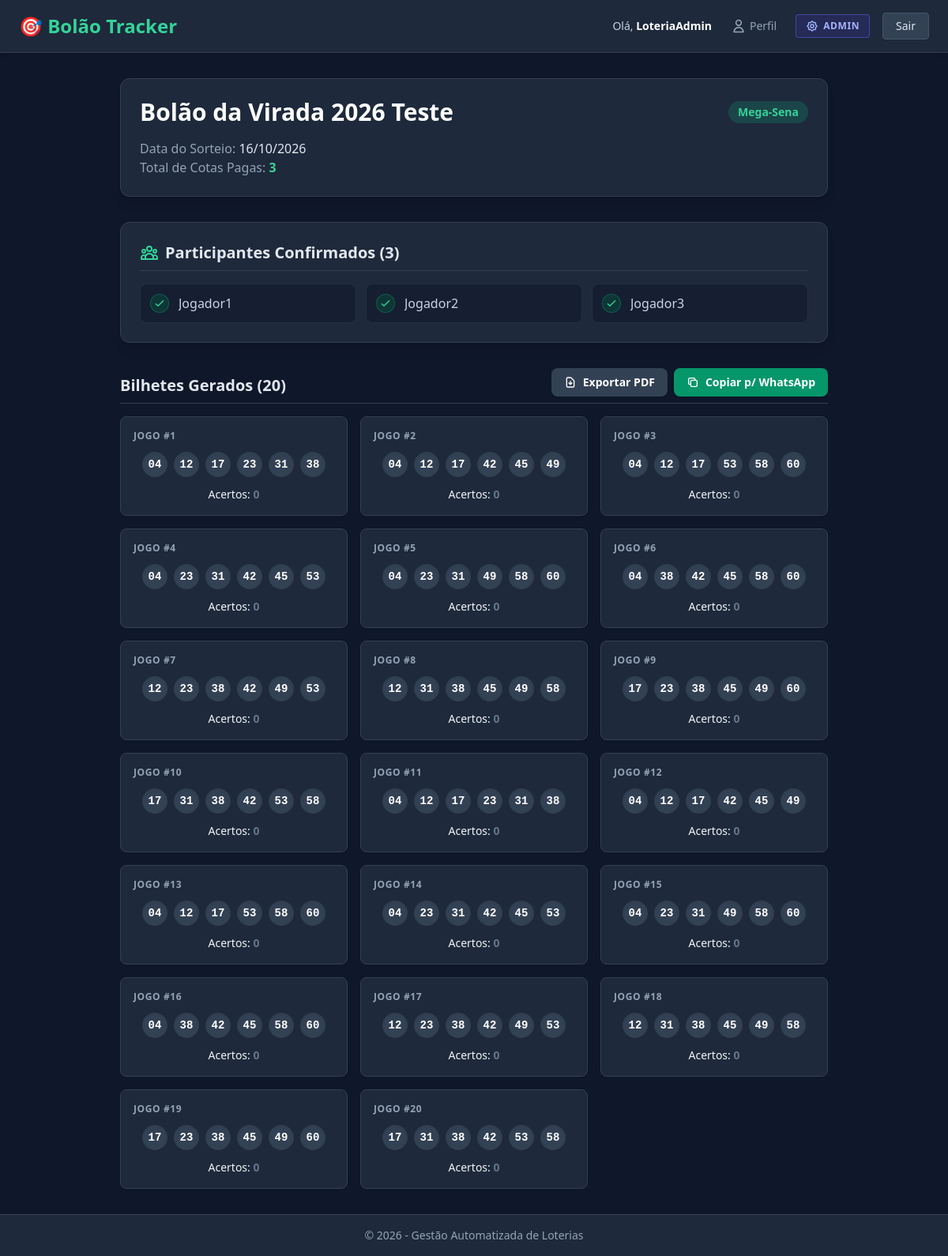
/bolao/1/ (signed in), run on the app's committed database.
### loteria/models.py (models this page shows, shortened)
class Bolao(models.Model):
    TIPO_CHOICES = [
        ('MEGA', 'Mega-Sena'),
        ('QUINA', 'Quina'),
    ]
    nome = models.CharField(max_length=100, help_text="Ex: Bolão da Virada 2026")
    tipo = models.CharField(max_length=10, choices=TIPO_CHOICES)
    dezenas_base = models.CharField(
        max_length=255,
        blank=True,
        null=True,
        help_text="Digite as dezenas escolhidas separadas por vírgula. Ex: 4, 12, 17, 23, 31, 38, 42, 45, 49, 53, 58, 60"
    )
    data_sorteio = models.DateField()
    concurso_alvo = models.CharField(max_length=10, blank=True, null=True)
    valor_cota = models.DecimalField(max_digits=10, decimal_places=2)
    encerrado = models.BooleanField(default=False)
    class Meta:
        verbose_name = "Bolão"
        verbose_name_plural = "Bolões"

class Cota(models.Model):
    bolao = models.ForeignKey(Bolao, on_delete=models.CASCADE, related_name='cotas')
    membro = models.ForeignKey(PerfilMembro, on_delete=models.CASCADE)
    pago = models.BooleanField(default=False)
    data_pagamento = models.DateTimeField(blank=True, null=True)

class PerfilMembro(models.Model):
    usuario = models.OneToOneField(User, on_delete=models.CASCADE)
    chave_pix = models.CharField(max_length=100, blank=True, null=True, help_text="Para receber a divisão do prêmio")
    telefone = models.CharField(max_length=20, blank=True, null=True)
    chave_pix = models.CharField(max_length=150, blank=True, null=True, help_text="Chave PIX para recebimento de prêmios")
    class Meta:
        verbose_name = "Perfil de Participante"
        verbose_name_plural = "Perfis de Participantes"

class JogoGerado(models.Model):
    bolao = models.ForeignKey(Bolao, on_delete=models.CASCADE, related_name='jogos')
    dezenas = models.CharField(max_length=100)
    acertos = models.IntegerField(default=0)
    premiado = models.BooleanField(default=False)
    class Meta:
        verbose_name = "Bilhete Gerado"
        verbose_name_plural = "Bilhetes Gerados"
    @property
    def dezenas_lista(self):
        return self.dezenas.split(',')

### loteria/views.py (the view, shortened to what this page needs)
# urls.py: path('bolao/<int:bolao_id>/', views.detalhe_bolao, name='detalhe_bolao'),
@login_required
def detalhe_bolao(request, bolao_id):
    bolao = get_object_or_404(Bolao, id=bolao_id)
    cota_usuario = Cota.objects.filter(membro__usuario=request.user, bolao=bolao).first()
    pix_copia_cola = None
    qr_code_b64 = None
    cotas_pagas = bolao.cotas.filter(pago=True).select_related('membro__usuario')
    jogos = bolao.jogos.all().order_by('-premiado', '-acertos')
    contexto = {
        'bolao': bolao,
        'cotas_pagas': cotas_pagas,
        'jogos': jogos,
        'cota_usuario': cota_usuario,
        'pix_copia_cola': pix_copia_cola, # <-- Adicione aqui
        'qr_code_b64': qr_code_b64,       # <-- Adicione aqui
    }
    return render(request, 'loteria/detalhe_bolao.html', contexto)

### loteria/templates/loteria/detalhe_bolao.html (shortened to what this page needs)
{% extends 'loteria/base.html' %}
{% block content %}
<div class="max-w-4xl mx-auto">
    <div class="bg-slate-800 rounded-xl p-6 shadow-lg mb-8 border border-slate-700">
        <div class="flex justify-between items-center mb-4">
            <h2 class="text-3xl font-extrabold text-white">{{ bolao.nome }}</h2>
            <span class="px-3 py-1 text-sm font-semibold rounded-full
                {% if bolao.encerrado %}bg-red-500/20 text-red-400{% else %}bg-emerald-500/20 text-emerald-400{% endif %}">
                {{ bolao.get_tipo_display }}
            </span>
        </div>
        <p class="text-slate-400">Data do Sorteio: <span class="text-slate-200">{{ bolao.data_sorteio|date:"d/m/Y" }}</span></p>
        <p class="text-slate-400">Total de Cotas Pagas: <span class="text-emerald-400 font-bold">{{ cotas_pagas|length }}</span></p>
    </div>
    <div class="mb-8 bg-slate-800 rounded-xl p-6 shadow-lg border border-slate-700">
        <h3 class="text-xl font-bold text-slate-200 mb-4 border-b border-slate-700 pb-2 flex items-center gap-2">
            Participantes Confirmados ({{ cotas_pagas|length }})
        </h3>
        {% if cotas_pagas %}
            <ul class="grid grid-cols-1 sm:grid-cols-2 md:grid-cols-3 gap-3">
                {% for cota in cotas_pagas %}
                    <li class="flex items-center gap-3 bg-slate-900/50 p-3 rounded-lg border border-slate-700/50">
                        <div class="flex-shrink-0 w-6 h-6 rounded-full bg-emerald-900/50 flex items-center justify-center border border-emerald-500/30">
                            <svg class="w-4 h-4 text-emerald-400" fill="none" stroke="currentColor" viewBox="0 0 24 24">
                                <path stroke-linecap="round" stroke-linejoin="round" stroke-width="2" d="M5 13l4 4L19 7"></path>
                            </svg>
                        </div>
                        <span class="text-slate-300 font-medium truncate">
                            {{ cota.membro.usuario.get_full_name|default:cota.membro.usuario.username }}
                        </span>
                    </li>
                {% endfor %}
            </ul>
        {% else %}
            <div class="p-4 rounded bg-slate-900/30 border border-slate-700 border-dashed text-center">
                <p class="text-slate-500 italic">Nenhum pagamento confirmado até o momento. Seja o primeiro!</p>
            </div>
        {% endif %}
    </div>
    <div class="flex justify-between items-end mb-4 border-b border-slate-700 pb-2">
        <h3 class="text-xl font-bold text-slate-200">Bilhetes Gerados ({{ jogos|length }})</h3>
        {% if jogos %}
        <div class="flex gap-2">
            {% if user.is_superuser %}
            <a href="{% url 'relatorio_bolao' bolao.id %}" target="_blank" class="flex items-center gap-2 px-4 py-2 bg-slate-700 hover:bg-slate-600 text-white text-sm font-bold rounded-lg shadow transition-colors focus:outline-none">
                <svg class="w-4 h-4" fill="none" stroke="currentColor" viewBox="0 0 24 24"><path stroke-linecap="round" stroke-linejoin="round" stroke-width="2" d="M12 10v6m0 0l-3-3m3 3l3-3m2 8H7a2 2 0 01-2-2V5a2 2 0 012-2h5.586a1 1 0 01.707.293l5.414 5.414a1 1 0 01.293.707V19a2 2 0 01-2 2z"></path></svg>
                Exportar PDF
            </a>
            {% endif %}
            {% if jogos %}
            <button onclick="copiarJogosWhatsApp()" id="btn-copiar" class="flex items-center gap-2 px-4 py-2 bg-emerald-600 hover:bg-emerald-500 text-white text-sm font-bold rounded-lg shadow transition-colors focus:outline-none">
                <svg class="w-4 h-4" fill="none" stroke="currentColor" viewBox="0 0 24 24"><path stroke-linecap="round" stroke-linejoin="round" stroke-width="2" d="M8 16H6a2 2 0 01-2-2V6a2 2 0 012-2h8a2 2 0 012 2v2m-6 12h8a2 2 0 002-2v-8a2 2 0 00-2-2h-8a2 2 0 00-2 2v8a2 2 0 002 2z"></path></svg>
                Copiar p/ WhatsApp
            </button>
            {% endif %}
        </div>
        {% else %}
            <div class="p-4 rounded bg-slate-900/30 border border-slate-700 border-dashed text-center">
                <p class="text-slate-500 italic">Nenhum bilhete foi gerado para este bolão ainda.</p>
            </div>
        {% endif %}
    </div>
    <div class="grid grid-cols-1 sm:grid-cols-2 md:grid-cols-3 gap-4">
        {% for jogo in jogos %}
            <div class="p-4 rounded-lg border shadow-sm transition transform hover:-translate-y-1
                {% if jogo.premiado %}
                    bg-emerald-900/30 border-emerald-500
                {% else %}
                    bg-slate-800 border-slate-700
                {% endif %}">
                <div class="flex justify-between items-center mb-3">
                    <span class="text-xs font-semibold text-slate-400 uppercase tracking-wider">Jogo #{{ forloop.counter }}</span>
                </div>
                <div class="flex flex-wrap gap-2 justify-center mb-3">
                    {% for dezena in jogo.dezenas_lista %}
                        <span class="w-8 h-8 flex items-center justify-center rounded-full bg-slate-700 text-white font-mono text-sm font-bold shadow-inner">
                            {{ dezena }}
                        </span>
                    {% endfor %}
                </div>
                <div class="text-center text-sm">
                    Acertos:
                    <span class="font-bold {% if jogo.acertos >= 4 %}text-emerald-400{% elif jogo.acertos > 0 %}text-yellow-400{% else %}text-slate-500{% endif %}">
                        {{ jogo.acertos }}
                    </span>
                </div>
            </div>
        {% empty %}
            <div class="col-span-full text-center py-8 text-slate-500 bg-slate-800 rounded-lg border border-slate-700">
                <p>Nenhum jogo foi gerado para este bolão ainda.</p>
            </div>
        {% endfor %}
    </div>
</div>
{% endblock %}

### loteria/templates/loteria/base.html (shortened to what this page needs)
<!DOCTYPE html>
<html lang="pt-br" class="bg-slate-900 text-slate-100">
<head>
    <script src="https://cdn.tailwindcss.com"></script>
</head>
<body class="min-h-screen flex flex-col">
    <header class="bg-slate-800 shadow-md py-4 px-6 border-b border-slate-700 flex justify-between items-center">
        <a href="{% url 'home' %}" class="text-2xl font-bold text-emerald-400 hover:text-emerald-300 transition-colors">
            🎯 Bolão Tracker
        </a>
        {% if user.is_authenticated %}
            <div class="flex items-center gap-3 sm:gap-4">
                <span class="text-sm text-slate-300 hidden sm:block">Olá, <strong class="text-white">{{ user.username }}</strong></span>
                <a href="{% url 'perfil' %}" title="Meu Perfil" class="flex items-center justify-center text-slate-400 hover:text-emerald-400 transition-colors p-1.5 sm:px-2 rounded">
                    <svg class="w-5 h-5 sm:mr-1" fill="none" stroke="currentColor" viewBox="0 0 24 24"><path stroke-linecap="round" stroke-linejoin="round" stroke-width="2" d="M16 7a4 4 0 11-8 0 4 4 0 018 0zM12 14a7 7 0 00-7 7h14a7 7 0 00-7-7z"></path></svg>
                    <span class="hidden sm:inline text-sm font-medium">Perfil</span>
                </a>
                {% if user.is_superuser %}
                    <a href="/admin/" title="Painel de Administração" class="flex items-center justify-center bg-indigo-900/40 hover:bg-indigo-800 border border-indigo-500/50 text-indigo-300 hover:text-white py-1.5 px-3 rounded transition-all shadow-sm">
                        <span class="hidden sm:inline text-xs font-semibold uppercase tracking-wider">Admin</span>
                    </a>
                {% endif %}
                <form method="POST" action="{% url 'logout' %}">
                    <button type="submit" class="text-sm bg-slate-700 hover:bg-slate-600 text-slate-200 py-1.5 px-4 rounded transition-colors border border-slate-600 shadow-sm">
                        Sair
                    </button>
                </form>
            </div>
        {% endif %}
    </header>
    <main class="flex-grow container mx-auto px-4 py-8">
        {% block content %}{% endblock %}
    </main>
    <footer class="bg-slate-800 text-center py-4 text-sm text-slate-400 border-t border-slate-700">
        <p>&copy; 2026 - Gestão Automatizada de Loterias</p>
    </footer>
</body>
</html>

### data on the page
Bolao: nome "Bolão da Virada 2026 Teste", tipo "Mega-Sena", data_sorteio "16/10/2026"
Cota: membro.usuario.get_full_name "Jogador1"
Cota: membro.usuario.get_full_name "Jogador2"
Cota: membro.usuario.get_full_name "Jogador3"
JogoGerado: dezenas_lista "04" "12" "17" "23" "31" "38", acertos "0"
JogoGerado: dezenas_lista "04" "12" "17" "42" "45" "49", acertos "0"
JogoGerado: dezenas_lista "04" "12" "17" "53" "58" "60", acertos "0"
JogoGerado: dezenas_lista "04" "23" "31" "42" "45" "53", acertos "0"
JogoGerado: dezenas_lista "04" "23" "31" "49" "58" "60", acertos "0"
JogoGerado: dezenas_lista "04" "38" "42" "45" "58" "60", acertos "0"
JogoGerado: dezenas_lista "12" "23" "38" "42" "49" "53", acertos "0"
JogoGerado: dezenas_lista "12" "31" "38" "45" "49" "58", acertos "0"
JogoGerado: dezenas_lista "17" "23" "38" "45" "49" "60", acertos "0"
JogoGerado: dezenas_lista "17" "31" "38" "42" "53" "58", acertos "0"
JogoGerado: dezenas_lista "04" "12" "17" "23" "31" "38", acertos "0"
JogoGerado: dezenas_lista "04" "12" "17" "42" "45" "49", acertos "0"
JogoGerado: dezenas_lista "04" "12" "17" "53" "58" "60", acertos "0"
JogoGerado: dezenas_lista "04" "23" "31" "42" "45" "53", acertos "0"
JogoGerado: dezenas_lista "04" "23" "31" "49" "58" "60", acertos "0"
JogoGerado: dezenas_lista "04" "38" "42" "45" "58" "60", acertos "0"
JogoGerado: dezenas_lista "12" "23" "38" "42" "49" "53", acertos "0"
JogoGerado: dezenas_lista "12" "31" "38" "45" "49" "58", acertos "0"
JogoGerado: dezenas_lista "17" "23" "38" "45" "49" "60", acertos "0"
JogoGerado: dezenas_lista "17" "31" "38" "42" "53" "58", acertos "0"

### other printed values
{{ user.username }} "LoteriaAdmin"
{{ cotas_pagas|length }} "3"
{{ jogos|length }} "20"
